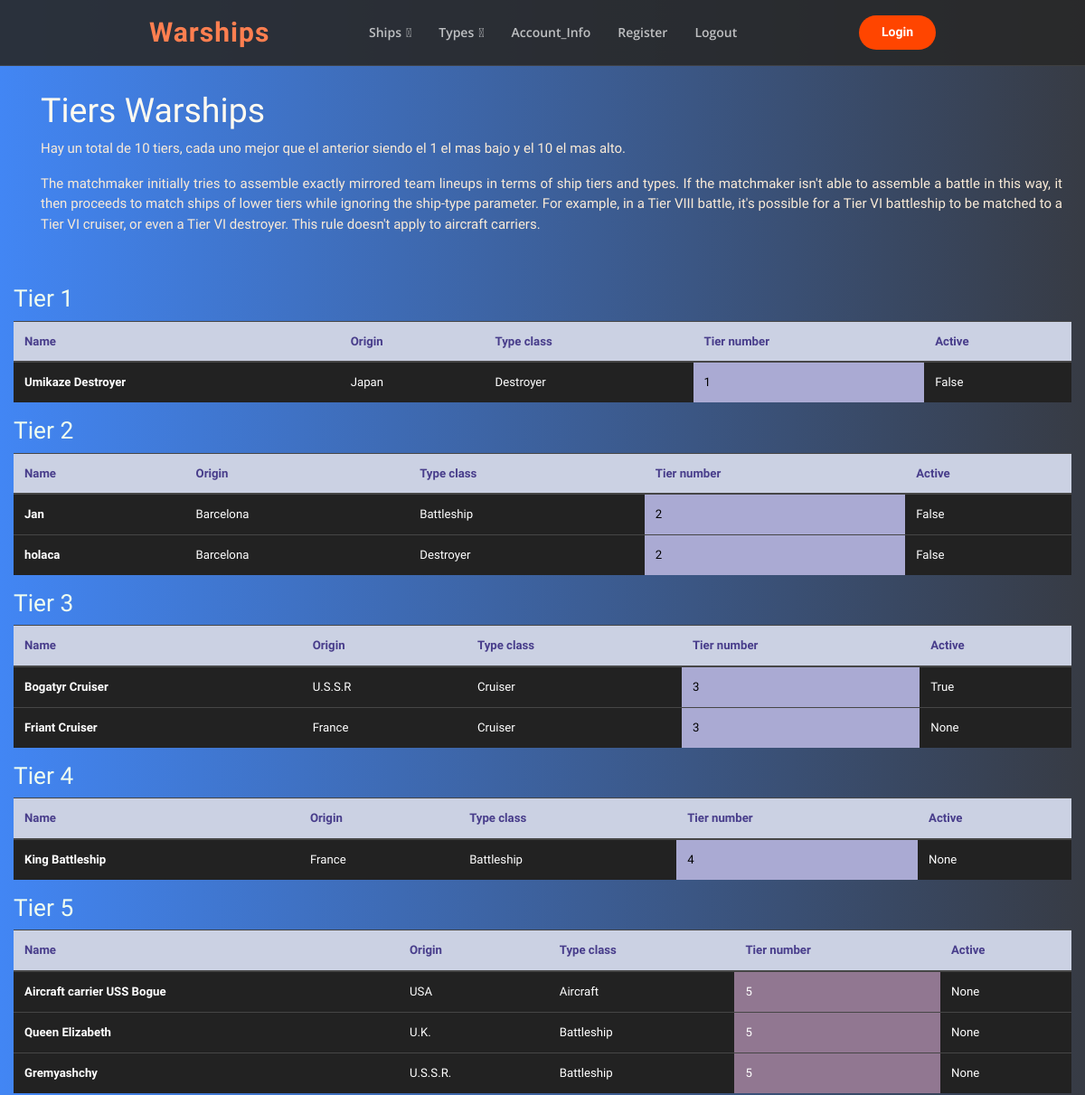
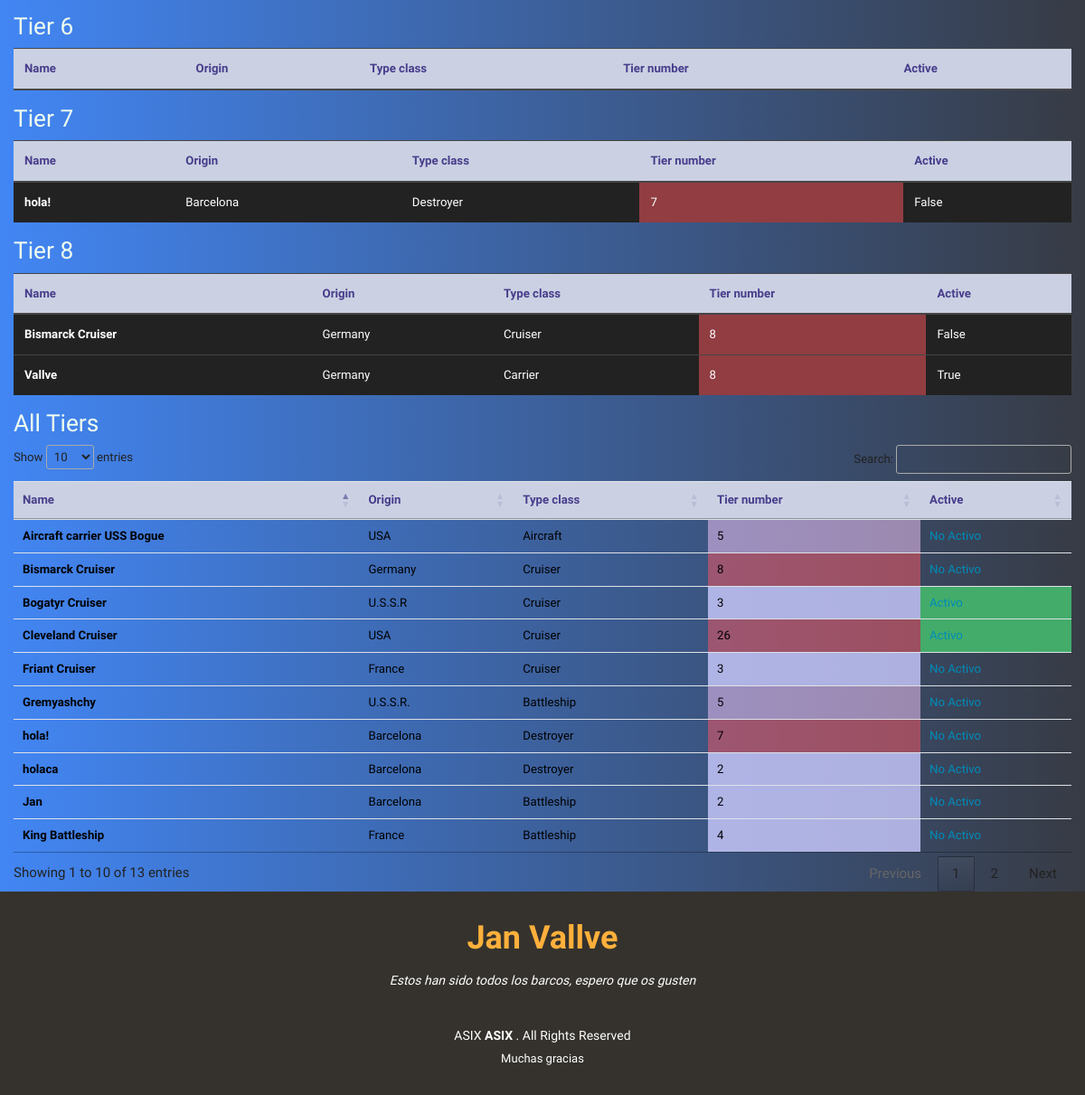
Page /tiers/ (signed in) on the committed database (2 pictures, top to bottom).
### warships_blog/classes.py (models this page shows)
class Tier(db.Model):
    tier_number = db.Column(db.String(5),  primary_key=True)
    cost_level = db.Column(db.String(200))

class Ship(db.Model):
    id = db.Column(db.Integer, primary_key=True)
    nombre = db.Column(db.String(200))
    origin = db.Column(db.String(200))
    type_class = db.Column(db.String(200))
    tier_number = db.Column(db.Integer)
    max_velocity = db.Column(db.Integer)
    active = db.Column(db.Boolean)

### warships_blog/routes.py (the view)
@app.route('/tiers/')
@login_required
def add_tiers():
    ships = Ship.query.all()
    tiers = Tier.query.all()
    return render_template('tiers.html', ships = ships, tiers = tiers)

### warships_blog/classes.py (called while the page is built)
@login_manager.user_loader
def load_user(id):
    return User.query.get(int(id))

### warships_blog/templates/tiers.html (shortened to what this page needs)
{% extends "base_template.html" %}
{% block headd %}
<link rel="stylesheet" type="text/css" href="https://cdn.datatables.net/1.10.24/css/jquery.dataTables.css">
{% endblock %}
{% block body %}
<section id="info_tiers" class="about-tiers">
    <div class="container_tiers text-justify">
        <div class="col-lg-12">
            <h1>Tiers Warships</h1>
            <p class="whitey">
                Hay un total de 10 tiers, cada uno mejor que el anterior siendo el 1 el mas bajo y el 10 el mas alto.
            </p>
            <p class="whitey">
                The matchmaker initially tries to assemble exactly mirrored team lineups in terms of ship tiers and types. If the matchmaker isn't able to assemble a battle in this way, it then proceeds to match ships of lower tiers while ignoring the ship-type parameter.
                For example, in a Tier VIII battle, it's possible for a Tier VI battleship to be matched to a Tier VI cruiser, or even a Tier VI destroyer. This rule doesn't apply to aircraft carriers.
            </p>
        </div>
    </div>
</section>
{% if ships %} {% for tier in tiers %}
<div class="col-lg-12">
    <h3><a href="" class="text-decoration-none types-links">Tier {{ tier.tier_number }}</a></h3>
    <table class="table table-hover table-dark">
        <thead>
            <tr class="table-tier1">
                <th scope="col">Name</th>
                <th scope="col">Origin</th>
                <th scope="col">Type class</th>
                <th scope="col">Tier number</th>
                <th scope="col">Active</th>
            </tr>
        </thead>
        <tbody>
            {% for ship in ships %} {% if ship.tier_number == tier.tier_number %}
            <tr>
                <th scope="row">{{ship.nombre}}</th>
                <td>{{ship.origin}}</td>
                <td>{{ship.type_class}}</td>
                <td class="{% if ship.tier_number <= 4 %} listlow{% elif ship.tier_number <= 6 %}listmid {% else %} listhigh {% endif %}">{{ship.tier_number}}</td>
                <td>{{ship.active}}</td>
            </tr>
            {% endif %} {% endfor %}
        </tbody>
    </table>
</div>
{% endfor %} {% endif %}
<div class="col-lg-12">
    <h3><a href="" class="text-decoration-none types-links">All Tiers</a></h3>
    <table id="jan" class="table table-hover table blacky">
        <thead>
            <tr class="table-tier1">
                <th scope="col">Name</th>
                <th scope="col">Origin</th>
                <th scope="col">Type class</th>
                <th scope="col">Tier number</th>
                <th scope="col">Active</th>
            </tr>
        </thead>
        <tbody>
            {% for ship in ships %}
            <tr>
                <th scope="row">{{ship.nombre}}</th>
                <td>{{ship.origin}}</td>
                <td>{{ship.type_class}}</td>
                <td class="{% if ship.tier_number <= 4 %} listlow{% elif ship.tier_number <= 6 %}listmid {% else %} listhigh {% endif %}">{{ship.tier_number}}</td>
                {% if ship.active%}
                <td class="{% if ship.active %} bg-success {% endif %}"><a href="{{url_for('active_ship', id=ship.id)}}">Activo</a></td>
                {% else %}
                <td><a href="{{url_for('active_ship', id=ship.id)}}">No Activo</a></td>
                {% endif %}
            </tr>
            {% endfor %}
        </tbody>
    </table>
</div>
<footer id="footer" class="small_margin">
    <div class="container">
        <h3>Jan Vallve</h3>
        <p>Estos han sido todos los barcos, espero que os gusten</p>
        <div class="copyright">
            ASIX
            <strong><span>ASIX</span></strong> . All Rights Reserved
        </div>
        <div class="credits">
            Muchas gracias
        </div>
    </div>
</footer>
{% endblock %}

### warships_blog/static/main.css (style rules this page uses)
body { font-family: "Raleway", sans-serif; background: #373B44; background: -webkit-linear-gradient(to right, #4286f4, #373B44); background: linear-gradient(to right, #4286f4, #373B44); }
h1, h2, h3, h4, h5, h6 { font-family: "Raleway", sans-serif; color: floralwhite; }
.blacky { color: black; }
.whitey { color: antiquewhite; }
.listlow { background-color: rgba(204, 204, 255, 0.8); color: black; }
.listmid { background-color: rgba(255, 204, 255, 0.5) }
.listhigh { background-color: rgba(255, 88, 99, 0.5); }
.about-tiers { padding-top: 100px; padding-bottom: 40px; }
.table-tier1, .table-tier1>th, .table-tier1>td { background-color: #CBD1E3; color: darkslateblue; }
.container_tiers { width: 100%; padding-right: 15px; padding-left: 25px; margin-right: 5px; margin-left: 5px; }
.types-links { color: honeydew; }
#footer { background: #35322d; color: #fff; font-size: 14px; text-align: center; padding: 30px 0; }
#footer h3 { font-size: 36px; font-weight: 700; color: #ffb03b; position: relative; padding: 0; margin: 0 0 15px 0; }
#footer p { font-style: italic; padding: 0; margin: 0 0 40px 0; }
#footer .copyright { margin: 0 0 5px 0; }
#footer .credits { font-size: 13px; }

### rows in the picture
Tier: tier_number "1"
Ship: nombre "Umikaze Destroyer", origin "Japan", type_class "Destroyer", tier_number "1", active "False"
Tier: tier_number "2"
Ship: nombre "Jan", origin "Barcelona", type_class "Battleship", tier_number "2", active "False"
Ship: nombre "holaca", origin "Barcelona", type_class "Destroyer", tier_number "2", active "False"
Tier: tier_number "3"
Ship: nombre "Bogatyr Cruiser", origin "U.S.S.R", type_class "Cruiser", tier_number "3", active "True"
Ship: nombre "Friant Cruiser", origin "France", type_class "Cruiser", tier_number "3", active "None"
Tier: tier_number "4"
Ship: nombre "King Battleship", origin "France", type_class "Battleship", tier_number "4", active "None"
Tier: tier_number "5"
Ship: nombre "Aircraft carrier USS Bogue", origin "USA", type_class "Aircraft", tier_number "5", active "None"
Ship: nombre "Queen Elizabeth", origin "U.K.", type_class "Battleship", tier_number "5", active "None"
Ship: nombre "Gremyashchy", origin "U.S.S.R.", type_class "Battleship", tier_number "5", active "None"
Tier: tier_number "6"
Tier: tier_number "7"
Ship: nombre "hola!", origin "Barcelona", type_class "Destroyer", tier_number "7", active "False"
Tier: tier_number "8"
Ship: nombre "Bismarck Cruiser", origin "Germany", type_class "Cruiser", tier_number "8", active "False"
Ship: nombre "Vallve", origin "Germany", type_class "Carrier", tier_number "8", active "True"
Ship: nombre "Cleveland Cruiser", origin "USA", type_class "Cruiser", tier_number "26"
